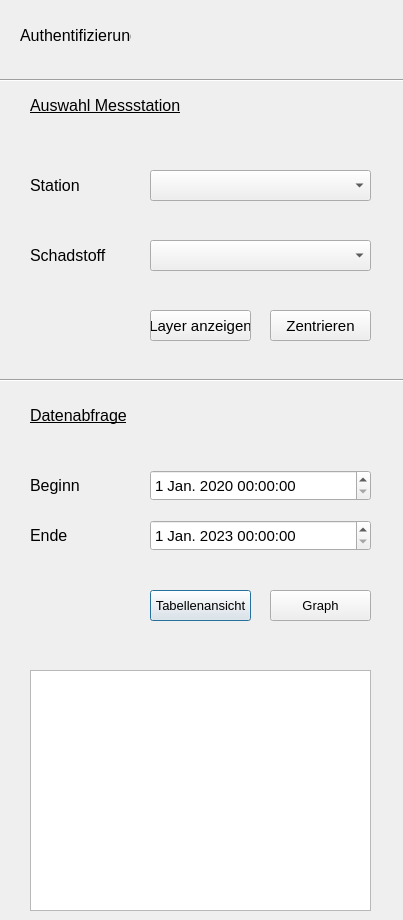
<?xml version="1.0" encoding="UTF-8"?>
<ui version="4.0">
 <class>SauberStationViewerDialogBase</class>
 <widget class="QDialog" name="SauberStationViewerDialogBase">
  <property name="geometry">
   <rect>
    <x>0</x>
    <y>0</y>
    <width>403</width>
    <height>920</height>
   </rect>
  </property>
  <property name="windowTitle">
   <string>SAUBER Raster Viewer</string>
  </property>
  <property name="locale">
   <locale language="German" country="Germany"/>
  </property>
  <widget class="QPushButton" name="get_data_btn">
   <property name="geometry">
    <rect>
     <x>150</x>
     <y>590</y>
     <width>101</width>
     <height>31</height>
    </rect>
   </property>
   <property name="sizePolicy">
    <sizepolicy hsizetype="Minimum" vsizetype="Minimum">
     <horstretch>0</horstretch>
     <verstretch>0</verstretch>
    </sizepolicy>
   </property>
   <property name="font">
    <font>
     <pointsize>10</pointsize>
    </font>
   </property>
   <property name="text">
    <string>Tabellenansicht</string>
   </property>
  </widget>
  <widget class="QgsAuthConfigSelect" name="mAuthConfigSelect">
   <property name="geometry">
    <rect>
     <x>150</x>
     <y>30</y>
     <width>211</width>
     <height>41</height>
    </rect>
   </property>
   <property name="minimumSize">
    <size>
     <width>0</width>
     <height>41</height>
    </size>
   </property>
   <property name="locale">
    <locale language="German" country="Germany"/>
   </property>
  </widget>
  <widget class="QComboBox" name="box_pollutant">
   <property name="geometry">
    <rect>
     <x>150</x>
     <y>240</y>
     <width>221</width>
     <height>31</height>
    </rect>
   </property>
   <property name="sizePolicy">
    <sizepolicy hsizetype="Minimum" vsizetype="Minimum">
     <horstretch>0</horstretch>
     <verstretch>0</verstretch>
    </sizepolicy>
   </property>
   <property name="font">
    <font>
     <pointsize>11</pointsize>
    </font>
   </property>
   <property name="cursor">
    <cursorShape>PointingHandCursor</cursorShape>
   </property>
  </widget>
  <widget class="QPushButton" name="load_layer_btn">
   <property name="geometry">
    <rect>
     <x>150</x>
     <y>310</y>
     <width>101</width>
     <height>31</height>
    </rect>
   </property>
   <property name="sizePolicy">
    <sizepolicy hsizetype="Minimum" vsizetype="Minimum">
     <horstretch>0</horstretch>
     <verstretch>0</verstretch>
    </sizepolicy>
   </property>
   <property name="font">
    <font>
     <pointsize>11</pointsize>
    </font>
   </property>
   <property name="cursor">
    <cursorShape>PointingHandCursor</cursorShape>
   </property>
   <property name="text">
    <string>Layer anzeigen</string>
   </property>
  </widget>
  <widget class="QDateTimeEdit" name="start_date_btn">
   <property name="geometry">
    <rect>
     <x>150</x>
     <y>470</y>
     <width>221</width>
     <height>31</height>
    </rect>
   </property>
   <property name="sizePolicy">
    <sizepolicy hsizetype="Minimum" vsizetype="Minimum">
     <horstretch>0</horstretch>
     <verstretch>0</verstretch>
    </sizepolicy>
   </property>
   <property name="font">
    <font>
     <pointsize>11</pointsize>
    </font>
   </property>
   <property name="cursor">
    <cursorShape>PointingHandCursor</cursorShape>
   </property>
   <property name="dateTime">
    <datetime>
     <hour>0</hour>
     <minute>0</minute>
     <second>0</second>
     <year>2020</year>
     <month>1</month>
     <day>1</day>
    </datetime>
   </property>
   <property name="minimumDate">
    <date>
     <year>2020</year>
     <month>1</month>
     <day>1</day>
    </date>
   </property>
   <property name="calendarPopup">
    <bool>false</bool>
   </property>
  </widget>
  <widget class="QDateTimeEdit" name="end_date_btn">
   <property name="geometry">
    <rect>
     <x>150</x>
     <y>520</y>
     <width>221</width>
     <height>31</height>
    </rect>
   </property>
   <property name="sizePolicy">
    <sizepolicy hsizetype="Minimum" vsizetype="Minimum">
     <horstretch>0</horstretch>
     <verstretch>0</verstretch>
    </sizepolicy>
   </property>
   <property name="font">
    <font>
     <pointsize>11</pointsize>
    </font>
   </property>
   <property name="cursor">
    <cursorShape>PointingHandCursor</cursorShape>
   </property>
   <property name="dateTime">
    <datetime>
     <hour>0</hour>
     <minute>0</minute>
     <second>0</second>
     <year>2023</year>
     <month>1</month>
     <day>1</day>
    </datetime>
   </property>
   <property name="minimumDateTime">
    <datetime>
     <hour>0</hour>
     <minute>0</minute>
     <second>0</second>
     <year>2020</year>
     <month>1</month>
     <day>1</day>
    </datetime>
   </property>
  </widget>
  <widget class="QLabel" name="label">
   <property name="geometry">
    <rect>
     <x>30</x>
     <y>170</y>
     <width>101</width>
     <height>31</height>
    </rect>
   </property>
   <property name="font">
    <font>
     <pointsize>12</pointsize>
    </font>
   </property>
   <property name="text">
    <string>Station</string>
   </property>
  </widget>
  <widget class="QLabel" name="label_2">
   <property name="geometry">
    <rect>
     <x>30</x>
     <y>240</y>
     <width>101</width>
     <height>31</height>
    </rect>
   </property>
   <property name="font">
    <font>
     <pointsize>12</pointsize>
    </font>
   </property>
   <property name="text">
    <string>Schadstoff</string>
   </property>
  </widget>
  <widget class="QLabel" name="label_8">
   <property name="geometry">
    <rect>
     <x>30</x>
     <y>90</y>
     <width>191</width>
     <height>31</height>
    </rect>
   </property>
   <property name="sizePolicy">
    <sizepolicy hsizetype="Minimum" vsizetype="Preferred">
     <horstretch>0</horstretch>
     <verstretch>0</verstretch>
    </sizepolicy>
   </property>
   <property name="font">
    <font>
     <pointsize>12</pointsize>
     <underline>true</underline>
    </font>
   </property>
   <property name="text">
    <string>Auswahl Messstation</string>
   </property>
  </widget>
  <widget class="QLabel" name="label_6">
   <property name="geometry">
    <rect>
     <x>30</x>
     <y>520</y>
     <width>111</width>
     <height>31</height>
    </rect>
   </property>
   <property name="font">
    <font>
     <pointsize>12</pointsize>
    </font>
   </property>
   <property name="text">
    <string>Ende</string>
   </property>
  </widget>
  <widget class="QComboBox" name="box_station">
   <property name="geometry">
    <rect>
     <x>150</x>
     <y>170</y>
     <width>221</width>
     <height>31</height>
    </rect>
   </property>
   <property name="sizePolicy">
    <sizepolicy hsizetype="Minimum" vsizetype="Minimum">
     <horstretch>0</horstretch>
     <verstretch>0</verstretch>
    </sizepolicy>
   </property>
   <property name="font">
    <font>
     <pointsize>11</pointsize>
    </font>
   </property>
   <property name="cursor">
    <cursorShape>PointingHandCursor</cursorShape>
   </property>
  </widget>
  <widget class="QPushButton" name="zoom_to_station">
   <property name="geometry">
    <rect>
     <x>270</x>
     <y>310</y>
     <width>101</width>
     <height>31</height>
    </rect>
   </property>
   <property name="sizePolicy">
    <sizepolicy hsizetype="Minimum" vsizetype="Minimum">
     <horstretch>0</horstretch>
     <verstretch>0</verstretch>
    </sizepolicy>
   </property>
   <property name="font">
    <font>
     <pointsize>11</pointsize>
    </font>
   </property>
   <property name="cursor">
    <cursorShape>PointingHandCursor</cursorShape>
   </property>
   <property name="text">
    <string>Zentrieren</string>
   </property>
  </widget>
  <widget class="QLabel" name="label_5">
   <property name="geometry">
    <rect>
     <x>30</x>
     <y>470</y>
     <width>111</width>
     <height>31</height>
    </rect>
   </property>
   <property name="font">
    <font>
     <pointsize>12</pointsize>
    </font>
   </property>
   <property name="text">
    <string>Beginn</string>
   </property>
  </widget>
  <widget class="QLabel" name="label_10">
   <property name="geometry">
    <rect>
     <x>20</x>
     <y>20</y>
     <width>111</width>
     <height>31</height>
    </rect>
   </property>
   <property name="sizePolicy">
    <sizepolicy hsizetype="Minimum" vsizetype="Preferred">
     <horstretch>0</horstretch>
     <verstretch>0</verstretch>
    </sizepolicy>
   </property>
   <property name="font">
    <font>
     <pointsize>12</pointsize>
    </font>
   </property>
   <property name="text">
    <string>Authentifizierung</string>
   </property>
  </widget>
  <widget class="Line" name="line_5">
   <property name="geometry">
    <rect>
     <x>0</x>
     <y>370</y>
     <width>491</width>
     <height>20</height>
    </rect>
   </property>
   <property name="orientation">
    <enum>Qt::Horizontal</enum>
   </property>
  </widget>
  <widget class="QTableWidget" name="tableWidget">
   <property name="geometry">
    <rect>
     <x>30</x>
     <y>670</y>
     <width>341</width>
     <height>241</height>
    </rect>
   </property>
  </widget>
  <widget class="Line" name="line_6">
   <property name="geometry">
    <rect>
     <x>0</x>
     <y>70</y>
     <width>491</width>
     <height>20</height>
    </rect>
   </property>
   <property name="orientation">
    <enum>Qt::Horizontal</enum>
   </property>
  </widget>
  <widget class="QLabel" name="label_9">
   <property name="geometry">
    <rect>
     <x>30</x>
     <y>400</y>
     <width>191</width>
     <height>31</height>
    </rect>
   </property>
   <property name="sizePolicy">
    <sizepolicy hsizetype="Minimum" vsizetype="Preferred">
     <horstretch>0</horstretch>
     <verstretch>0</verstretch>
    </sizepolicy>
   </property>
   <property name="font">
    <font>
     <pointsize>12</pointsize>
     <underline>true</underline>
    </font>
   </property>
   <property name="text">
    <string>Datenabfrage</string>
   </property>
  </widget>
  <widget class="QPushButton" name="plot_btn">
   <property name="geometry">
    <rect>
     <x>270</x>
     <y>590</y>
     <width>101</width>
     <height>31</height>
    </rect>
   </property>
   <property name="font">
    <font>
     <pointsize>10</pointsize>
    </font>
   </property>
   <property name="text">
    <string>Graph</string>
   </property>
  </widget>
 </widget>
 <customwidgets>
  <customwidget>
   <class>QgsAuthConfigSelect</class>
   <extends>QWidget</extends>
   <header>qgsauthconfigselect.h</header>
  </customwidget>
 </customwidgets>
 <resources/>
 <connections/>
</ui>
